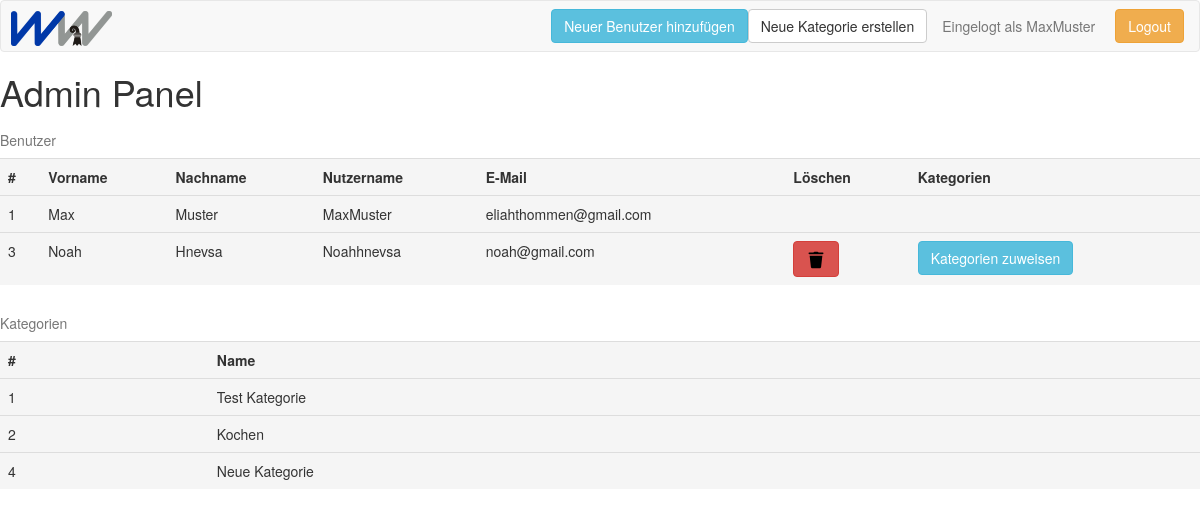
The page /Code/admin.php (signed in) on the database its author committed.
### tables this page shows
CREATE TABLE `user` (
  `user_ID` int(11) NOT NULL AUTO_INCREMENT,
  `firstname` varchar(50) NOT NULL,
  `lastname` varchar(50) NOT NULL,
  `username` varchar(100) NOT NULL,
  `password` varchar(255) NOT NULL,
  `email` varchar(100) NOT NULL,
  PRIMARY KEY (`user_ID`)
);

CREATE TABLE `category` (
  `category_ID` int(11) NOT NULL AUTO_INCREMENT,
  `category_name` varchar(255) NOT NULL,
  PRIMARY KEY (`category_ID`)
);

### Code/admin.php (the view, shortened to what this page needs)
<?php
include('includes/dbconnector.inc.php');
?>
<!DOCTYPE html>
<html lang="en">
<?php include('includes/head.inc.php'); ?>
<body>
    <div class="wrapper">
        <?php include('includes/header.inc.php'); ?>
        <div class="content">
            <h1 class="title">Admin Panel</h1>
            <table class="table table-striped">
                <caption>Benutzer</caption>
                <tr class="table-row-header active">
                    <th class="table-row-header-col id">#</th>
                    <th class="table-row-header-col firstname">Vorname</th>
                    <th class="table-row-header-col lastname">Nachname</th>
                    <th class="table-row-header-col username">Nutzername</th>
                    <th class="table-row-header-col email">E-Mail</th>
                    <th class="table-row-header-col ">Löschen</th>
                    <th class="table-row-header-col ">Kategorien</th>
                </tr>
                <?php
                $query = "SELECT * FROM `user`";
                $result = $conn->query($query);
                while ($row = $result->fetch_assoc()) {
                    $userID = $row['user_ID'];
                    $firstname = $row['firstname'];
                    $lastname = $row['lastname'];
                    $username = $row['username'];
                    $email = $row['email'];
                    echo "<tr class='table-row active'>";
                    echo    "<td class='table-row-col id'>$userID</td>";
                    echo    "<td class='table-row-col firstname'>$firstname</td>";
                    echo    "<td class='table-row-col lastname'>$lastname</td>";
                    echo    "<td class='table-row-col username'>$username</td>";
                    echo    "<td class='table-row-col email'>$email</td>";
                    if ($userID > 1) {
                        echo    "<td class='table-row-col button-delete'><a href='includes/delete_user.inc.php?userID=$userID' class='btn btn-danger delete-user'><img src='images/delete.svg' class='table-row-col-button-delete-img' alt='Löschen'></a></td>";
                        echo    "<td class='table-row-col categories'><a href='categories.php?userID=$userID&username=$username' class='btn btn-info categories-btn'>Kategorien zuweisen</a></td>";
                    } else {
                        echo    "<td class='table-row-col button-delete'></td>";
                        echo    "<td class='table-row-col categories'></td>";
                    }
                    echo "</tr>";
                } ?>
            </table>
            <table class="table table-striped">
                <caption>Kategorien</caption>
                <tr class="table-row-header active">
                    <th class="table-row-header-col id">#</th>
                    <th class="table-row-header-col category_name">Name</th>
                </tr>
                <?php
                $query = "SELECT * FROM `category`";
                $result = $conn->query($query);
                while ($row = $result->fetch_assoc()) {
                    $category_ID = $row['category_ID'];
                    $category_name = $row['category_name'];
                    echo "<tr class='table-row active'>";
                    echo    "<td class='table-row-col id'>$category_ID</td>";
                    echo    "<td class='table-row-col category_name'>$category_name</td>";
                    echo "</tr>";
                } ?>
            </table>
        </div>
    </div>
</body>
</html>

### Code/includes/head.inc.php (shortened to what this page needs)
<head>
    <link rel="stylesheet" href="https://maxcdn.bootstrapcdn.com/bootstrap/3.3.5/css/bootstrap.min.css">
    <link rel="stylesheet" href="https://maxcdn.bootstrapcdn.com/font-awesome/4.4.0/css/font-awesome.min.css">
    <link rel="stylesheet" type="text/css" href="css/bootstrap-datepicker.css">
    <link rel="stylesheet" href="css/style.css">
</head>

### Code/includes/header.inc.php
<header class="header">
    <nav class="navbar navbar-default">
        <div class="container-fluid">
            <a class="navbar-brand" href="index.php">
                <img src="images/wgbs.png" alt="logo" class="navbar-brand-logo">
            </a>
            <div class="logout">
                <a class="btn btn-warning navbar-btn navbar-right" href="includes/logout.inc.php">Logout</a>
                <p class="navbar-text navbar-right">Eingelogt als <?php echo $_SESSION['username'] ?> </p>
            </div>
            <?php
            if ($_SESSION['user_ID'] == 1) {
                echo "  <a href='create_category.php' class='btn btn-default navbar-btn navbar-right signup-btn'>Neue Kategorie erstellen</a>";
                echo "  <a href='signup.php' class='btn btn-info navbar-btn navbar-right signup-btn'>Neuer Benutzer hinzufügen</a>";
            } else if (basename($_SERVER['REQUEST_URI'], '?' . $_SERVER['QUERY_STRING']) === 'index.php') {
                $user_ID = $_SESSION['user_ID'];
                echo "  <a href='create_todo.php?user_ID=$user_ID' class='btn btn-info navbar-btn navbar-right create-todo-btn'>Neues ToDo hinzufügen</a>";
                echo "  <a href='archiv.php' class='btn btn-default navbar-btn navbar-right archiv'>Archiv</a>";
                echo "  <form class='navbar-form navbar-left'  role='search'>";
                echo "      <div class='form-group'>";
                echo "          <input type='text' class='form-control' name='search_field' placeholder='Suche nach Namen...'>";
                echo "      </div>";
                echo "      <button type='submit' action='index.php' method='get' class='btn btn-default'>Submit</button>";
                echo "  </form>";
            } ?>
        </div>
    </nav>
</header>

### Code/css/style.css (style rules this page uses)
* { padding: 0; margin: 0; box-sizing: border-box; }
.navbar .navbar-text { padding-right: 2rem; }
.navbar .navbar-btn { margin-right: 0rem; }
.navbar .navbar-brand { padding: 1rem; }
.navbar .navbar-brand-logo { height: 35px; min-height: 35px; }
.table-row { background-color: red; }
.table-row-header-col.id { background-color: green; }
.table-row-col-button-delete-img { width: 2rem; }

### rows shown on the page
user: user_ID "1", firstname "Max", lastname "Muster", username "MaxMuster", email "eliahthommen@gmail.com"
user: user_ID "3", firstname "Noah", lastname "Hnevsa", username "Noahhnevsa", email "noah@gmail.com"
category: category_ID "1", category_name "Test Kategorie"
category: category_ID "2", category_name "Kochen"
category: category_ID "4", category_name "Neue Kategorie"

### other values the page prints
$_SESSION['username'] "MaxMuster"
